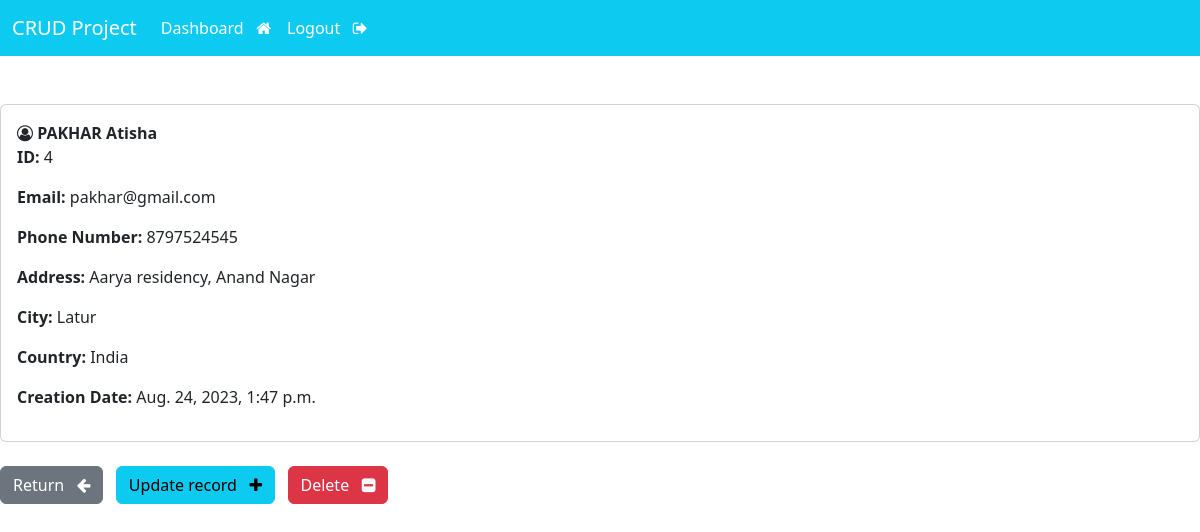
Screenshot of /record/4/ (signed in) with the database file from the repository.
### crud/models.py (models this page shows)
class Record(models.Model):
    creation_date = models.DateTimeField(auto_now_add=True)
    first_name = models.CharField(max_length=100)
    last_name = models.CharField(max_length=100)
    email = models.EmailField(max_length=255)
    phone = models.IntegerField()
    address =models.CharField(max_length=250)
    city = models.CharField(max_length=100)
    province = models.CharField(max_length=200)
    country = models.CharField(max_length=100)

### crud/views.py (the view)
# urls.py: path('record/<int:pk>/', views.view_record, name='view-record'),
@login_required(login_url='login')
def view_record(request, pk):
    all_records = Record.objects.get(id=pk)
    return render(request,'crud/view-record.html',{'record':all_records})

### crud/templates/crud/view-record.html (shortened to what this page needs)
{% extends 'crud/base.html' %}
{% block content %}
<body>
    <div class="card">
        <div class="card-body">
            <i class="fa fa-user-circle-o" aria-hidden="true"></i>
            <strong>
                {{record.last_name|upper}}
                {{record.first_name}}
            </strong>
            <p> <strong> ID: </strong>{{record.id}}</p>
            <p> <strong> Email: </strong>{{record.email}}</p>
            <p> <strong> Phone Number: </strong>{{record.phone}}</p>
            <p> <strong> Address: </strong>{{record.address}}</p>
            <p> <strong> City: </strong>{{record.city}}</p>
            <p> <strong> Country: </strong>{{record.country}}</p>
            <p> <strong> Creation Date: </strong>{{record.creation_date}}</p>
        </div>
    </div>
    <br>
    <a href="{% url 'dashboard' %}" class="btn btn-secondary">Return &nbsp; <i class="fa fa-arrow-left"
            aria-hidden="true"></i></a>
    <a href="{% url 'update-record' record.id %}" class="btn btn-info">Update record &nbsp; <i class="fa fa-plus"
            aria-hidden="true"></i></a>
    <a href="{% url 'delete' record.id %}" class="btn btn-danger">Delete &nbsp; <i class="fa fa-minus-square"
            aria-hidden="true"></i></a>
</body>
{% endblock %}

### rows the page displays
Record: last_name "PAKHAR", first_name "Atisha", id "4", email "pakhar@gmail.com", phone "8797524545", address "Aarya residency, Anand Nagar", city "Latur", country "India", creation_date "Aug. 24, 2023, 1:47 p.m."
